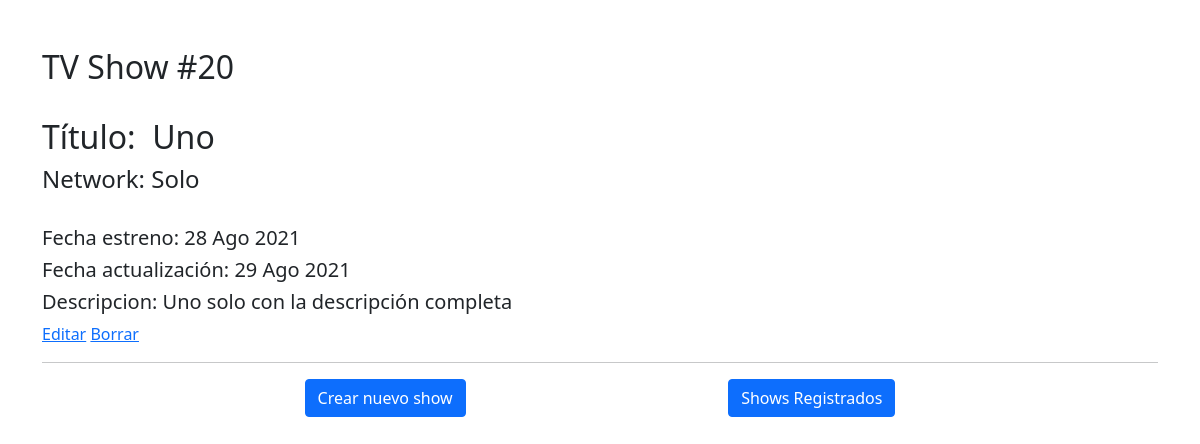
The app's page /shows/20 with its own data.
### app/models.py (models this page shows, shortened)
class Show(models.Model):
    title = models.CharField(max_length=65)
    network = models.CharField(max_length=65)
    release_date = models.DateField() #Fecha de estreno
    updated_at = models.DateTimeField(auto_now=True)
    desc = models.TextField()
    objects = ShowManager()
    def __str__(self):
        return f"Show: {self.title}, {self.network}, {self.release_date}, {self.desc}"

### app/views.py (the view)
# urls.py: path('shows/<int:id>', views.shows_mostrar),
def shows_mostrar(request, id):
    show_by_id = Show.objects.get(id=id)
    print("Mostrando: ", show_by_id)
    context = {
        'show' : show_by_id,
    }
    return render(request, 'shows_mostrar.html', context)

### app/templates/shows_mostrar.html (shortened to what this page needs)
{% extends "base.html" %}
{% block contenido %}
<div class="row">
  <div class="col-6">
    <h2>TV Show #{{show.id}}</h2> <br>
    <h2>Título: &nbsp;{{show.title}} </h2>
    <h4>Network: {{show.network}} </h4><br>
    <h5>Fecha estreno: {{show.release_date | date:"d M Y"}}</h5>
    <h5>Fecha actualización: {{show.updated_at | date:"d M Y"}}</h5>
    <h5>Descripcion: {{show.desc}}</h5>
    <a href="/shows/{{show.id}}/edit">Editar</a>
    <a href="/shows/{{show.id}}/delete">Borrar</a>
  </div>
</div>
{% endblock %}

### records on screen
Show: id "20", title "Uno", network "Solo", release_date "28 Ago 2021", updated_at "29 Ago 2021", desc "Uno solo con la descripción completa"
